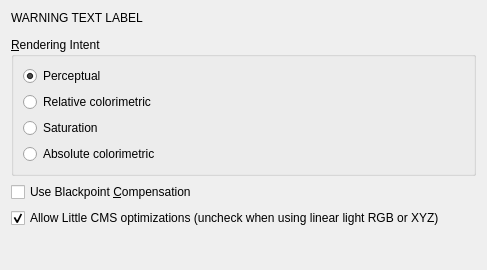
<?xml version="1.0" encoding="UTF-8"?>
<ui version="4.0">
 <author>
    SPDX-FileCopyrightText: none
    SPDX-License-Identifier: GPL-3.0-or-later
  </author>
 <class>WdgConvertColorSpace</class>
 <widget class="QWidget" name="WdgConvertColorSpace">
  <property name="geometry">
   <rect>
    <x>0</x>
    <y>0</y>
    <width>487</width>
    <height>270</height>
   </rect>
  </property>
  <property name="windowTitle">
   <string>Colorspace Conversion</string>
  </property>
  <layout class="QVBoxLayout" name="verticalLayout">
   <item>
    <widget class="QLabel" name="lblHeadlineWarning">
     <property name="text">
      <string notr="true">WARNING TEXT LABEL</string>
     </property>
     <property name="wordWrap">
      <bool>true</bool>
     </property>
    </widget>
   </item>
   <item>
    <widget class="KisColorSpaceSelector" name="colorSpaceSelector" native="true"/>
   </item>
   <item>
    <widget class="QGroupBox" name="grpIntent">
     <property name="toolTip">
      <string/>
     </property>
     <property name="title">
      <string>&amp;Rendering Intent</string>
     </property>
     <layout class="QGridLayout">
      <item row="0" column="0">
       <widget class="QRadioButton" name="radioPerceptual">
        <property name="toolTip">
         <string>For images</string>
        </property>
        <property name="whatsThis">
         <string>Hue hopefully maintained (but not required),
lightness and saturation sacrificed to maintain
the perceived color. White point changed to
result in neutral grays. Intended for images.</string>
        </property>
        <property name="text">
         <string>Perceptual</string>
        </property>
        <property name="shortcut">
         <string/>
        </property>
        <property name="checked">
         <bool>true</bool>
        </property>
       </widget>
      </item>
      <item row="1" column="0">
       <widget class="QRadioButton" name="radioRelativeColorimetric">
        <property name="whatsThis">
         <string>Within and outside gamut; same as Absolute
Colorimetric. White point changed to result in
neutral grays.
If adequate table is present in profile,
then, it is used. Else reverts to perceptual
intent.</string>
        </property>
        <property name="text">
         <string>Relative colorimetric</string>
        </property>
        <property name="shortcut">
         <string/>
        </property>
       </widget>
      </item>
      <item row="2" column="0">
       <widget class="QRadioButton" name="radioSaturation">
        <property name="toolTip">
         <string>Best for graphs and charts</string>
        </property>
        <property name="whatsThis">
         <string>Hue and saturation maintained with lightness
sacrificed to maintain saturation. White point
changed to result in neutral grays. Intended for
business graphics (make it colorful charts,
graphs, overheads, ...)
If adequate table is present in profile,
then, it is used. Else reverts to perceptual
intent.</string>
        </property>
        <property name="text">
         <string comment="ICC profile rendering intent">Saturation</string>
        </property>
        <property name="shortcut">
         <string/>
        </property>
       </widget>
      </item>
      <item row="3" column="0">
       <widget class="QRadioButton" name="radioAbsoluteColorimetric">
        <property name="toolTip">
         <string>Best for spot colors</string>
        </property>
        <property name="whatsThis">
         <string>Within the destination device gamut; hue,
lightness and saturation are maintained. Outside
the gamut; hue and lightness are maintained,
saturation is sacrificed. White point for source
and destination; unchanged. Intended for spot
colors (Pantone, TruMatch, logo colors, ...)</string>
        </property>
        <property name="text">
         <string>Absolute colorimetric</string>
        </property>
        <property name="shortcut">
         <string/>
        </property>
       </widget>
      </item>
     </layout>
    </widget>
   </item>
   <item>
    <widget class="QCheckBox" name="chkBlackpointCompensation">
     <property name="text">
      <string>Use Blackpoint &amp;Compensation</string>
     </property>
    </widget>
   </item>
   <item>
    <widget class="QCheckBox" name="chkAllowLCMSOptimization">
     <property name="toolTip">
      <string>Krimble tries to automatically check or uncheck this based on the information it can get from the profile you are converting from and the profile you are converting to.</string>
     </property>
     <property name="text">
      <string>Allow Little CMS optimizations (uncheck when using linear light RGB or XYZ)</string>
     </property>
     <property name="checked">
      <bool>true</bool>
     </property>
    </widget>
   </item>
   <item>
    <spacer name="verticalSpacer_2">
     <property name="orientation">
      <enum>Qt::Vertical</enum>
     </property>
     <property name="sizeHint" stdset="0">
      <size>
       <width>20</width>
       <height>10</height>
      </size>
     </property>
    </spacer>
   </item>
   <item>
    <widget class="KisWarningWidget" name="wdgWarningNotice" native="true"/>
   </item>
   <item>
    <spacer name="verticalSpacer">
     <property name="orientation">
      <enum>Qt::Vertical</enum>
     </property>
     <property name="sizeHint" stdset="0">
      <size>
       <width>20</width>
       <height>20</height>
      </size>
     </property>
    </spacer>
   </item>
  </layout>
 </widget>
 <customwidgets>
  <customwidget>
   <class>KisColorSpaceSelector</class>
   <extends>QWidget</extends>
   <header>widgets/kis_color_space_selector.h</header>
   <container>1</container>
  </customwidget>
  <customwidget>
   <class>KisWarningWidget</class>
   <extends>QWidget</extends>
   <header>widgets/KisWarningWidget.h</header>
   <container>1</container>
  </customwidget>
 </customwidgets>
 <resources/>
 <connections/>
</ui>
